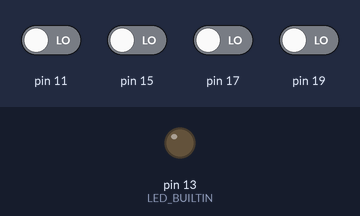
Simulated run of this sketch. Board: Arduino Uno, built with avr-gcc and run on an emulated ATmega328P. Shown: output pins drawn as LEDs (lit = HIGH). The test bench sets the inputs (shaded band); at power-on: pin 11, pin 15, pin 17, pin 19 LOW. What the sketch prints to the serial monitor is not drawn.

Above: at 0.1 s.
At 0.6 s:
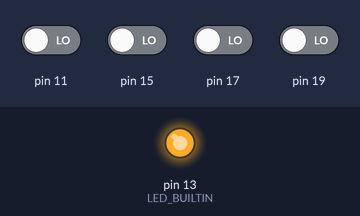
Timing chart, 0 to 12.0 s (numbered marks = the images above):
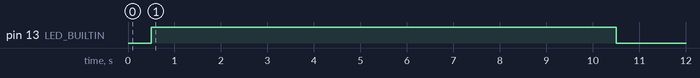

The sketch:

QTRRCExample.ino
```cpp
#include <QTRSensors.h>

// This example is designed for use with eight RC QTR sensors. These
// reflectance sensors should be connected to digital pins 3 to 10. The
// sensors' emitter control pin (CTRL or LEDON) can optionally be connected to
// digital pin 2, or you can leave it disconnected and remove the call to
// setEmitterPin().
//
// The setup phase of this example calibrates the sensors for ten seconds and
// turns on the Arduino's LED (usually on pin 13) while calibration is going
// on. During this phase, you should expose each reflectance sensor to the
// lightest and darkest readings they will encounter. For example, if you are
// making a line follower, you should slide the sensors across the line during
// the calibration phase so that each sensor can get a reading of how dark the
// line is and how light the ground is.  Improper calibration will result in
// poor readings.
//
// The main loop of the example reads the calibrated sensor values and uses
// them to estimate the position of a line. You can test this by taping a piece
// of 3/4" black electrical tape to a piece of white paper and sliding the
// sensor across it. It prints the sensor values to the serial monitor as
// numbers from 0 (maximum reflectance) to 1000 (minimum reflectance) followed
// by the estimated location of the line as a number from 0 to 5000. 1000 means
// the line is directly under sensor 1, 2000 means directly under sensor 2,
// etc. 0 means the line is directly under sensor 0 or was last seen by sensor
// 0 before being lost. 5000 means the line is directly under sensor 5 or was
// last seen by sensor 5 before being lost.

QTRSensors qtr;

const uint8_t SensorCount = 10;
uint16_t sensorValues[SensorCount];

void setup()
{
  // configure the sensors
  qtr.setTypeRC();
  qtr.setSensorPins((const uint8_t[]){31, 29, 27, 25, 23, 21, 19, 17, 15,11}, SensorCount);
  qtr.setEmitterPin(2);

  delay(500);
  pinMode(LED_BUILTIN, OUTPUT);
  digitalWrite(LED_BUILTIN, HIGH); // turn on Arduino's LED to indicate we are in calibration mode

  // 2.5 ms RC read timeout (default) * 10 reads per calibrate() call
  // = ~25 ms per calibrate() call.
  // Call calibrate() 400 times to make calibration take about 10 seconds.
  for (uint16_t i = 0; i < 400; i++)
  {
    qtr.calibrate();
  }
  digitalWrite(LED_BUILTIN, LOW); // turn off Arduino's LED to indicate we are through with calibration

  // print the calibration minimum values measured when emitters were on
  Serial.begin(9600);
  for (uint8_t i = 0; i < SensorCount; i++)
  {
    Serial.print(qtr.calibrationOn.minimum[i]);
    Serial.print(' ');
  }
  Serial.println();

  // print the calibration maximum values measured when emitters were on
  for (uint8_t i = 0; i < SensorCount; i++)
  {
    Serial.print(qtr.calibrationOn.maximum[i]);
    Serial.print(' ');
  }
  Serial.println();
  Serial.println();
  delay(1000);
  int s[11];
  for(uint8_t i = 0; i < SensorCount; i++){
    s[i] = (qtr.calibrationOn.maximum[i] + qtr.calibrationOn.minimum[i])/2;
    Serial.print(s[i]);
    Serial.print(' ');
  }
  delay(2000);
}

void loop()
{
  // read calibrated sensor values and obtain a measure of the line position
  // from 0 to 5000 (for a white line, use readLineWhite() instead)
  uint16_t position = qtr.readLineBlack(sensorValues);

  // print the sensor values as numbers from 0 to 1000, where 0 means maximum
  // reflectance and 1000 means minimum reflectance, followed by the line
  // position
  for (uint8_t i = 0; i < SensorCount; i++)
  {
    Serial.print(sensorValues[i]);
    Serial.print('\t');
  }
  Serial.println(position);

  delay(250);
}
```
